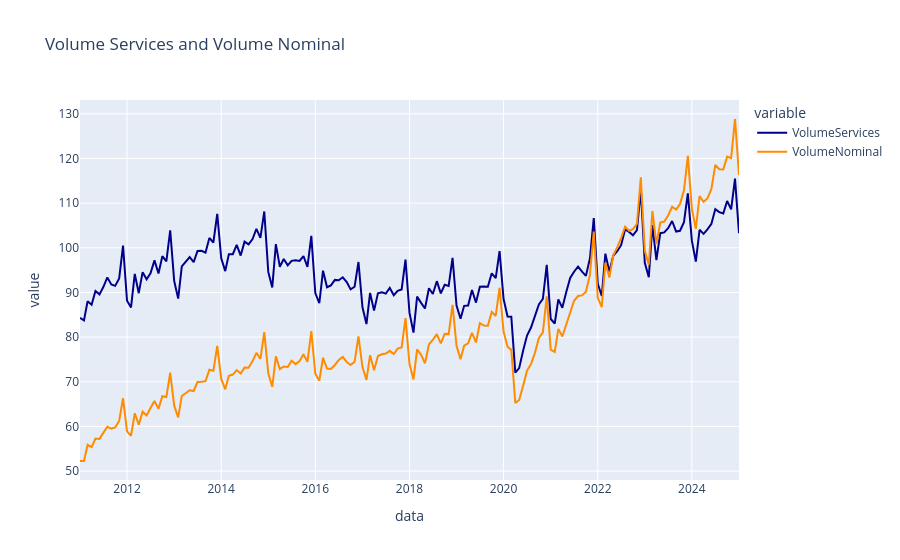

Notebook code cell kept with this figure:
### Markdown cell above
# VOLUME SERVIÇOS E VOLUME NOMINAL SERVIÇOS

### Code cell
import plotly.express as px
import pandas as pd

# Assuming 'VolumeServices' and 'VolumeNominal' are pandas DataFrames with a datetime index
# Create a combined DataFrame for plotting
combined_data = pd.DataFrame({
    'VolumeServices': VolumeServices.iloc[:, 0],  # Access the values of the first column
    'VolumeNominal': VolumeNominal.iloc[:, 0]    # Access the values of the first column
}, index=VolumeServices.index)  # Use the index from VolumeServices

fig = px.line(combined_data, x=combined_data.index, y=['VolumeServices', 'VolumeNominal'], title='Volume Services and Volume Nominal')

# Update line colors
fig.update_traces(selector=dict(name='VolumeServices'), line_color='#00008B')  # Dark blue for VolumeServices
fig.update_traces(selector=dict(name='VolumeNominal'), line_color='#FF8C00')  # Dark orange for VolumeNominal

# Set start date (replace '2020-01-01' with your desired start date)
fig.update_xaxes(range=['2011-01-01', combined_data.index.max()])

fig.show()

### Figure 1 — Plotly figure (JSON) as saved in the notebook; plotly's stock layout.template omitted (floating-point values rounded to 4 significant figures; data arrays with more than 128 entries replaced by an {"elided": "..."} marker saying what was removed)
{"data": [{"hovertemplate": "variable=VolumeServices<br>data=%{x}<br>value=%{y}<extra></extra>", "legendgroup": "VolumeServices", "line": {"color": "#00008B", "dash": "solid"}, "marker": {"symbol": "circle"}, "mode": "lines", "name": "VolumeServices", "orientation": "v", "showlegend": true, "type": "scatter", "x": {"elided": "169 str values"}, "xaxis": "x", "y": {"elided": "169 float values"}, "yaxis": "y"}, {"hovertemplate": "variable=VolumeNominal<br>data=%{x}<br>value=%{y}<extra></extra>", "legendgroup": "VolumeNominal", "line": {"color": "#FF8C00", "dash": "solid"}, "marker": {"symbol": "circle"}, "mode": "lines", "name": "VolumeNominal", "orientation": "v", "showlegend": true, "type": "scatter", "x": {"elided": "169 str values"}, "xaxis": "x", "y": {"elided": "169 float values"}, "yaxis": "y"}], "layout": {"legend": {"title": {"text": "variable"}, "tracegroupgap": 0}, "title": {"text": "Volume Services and Volume Nominal"}, "xaxis": {"anchor": "y", "domain": [0, 1], "range": ["2011-01-01", "2025-01-01T00:00:00"], "title": {"text": "data"}}, "yaxis": {"anchor": "x", "domain": [0, 1], "title": {"text": "value"}}}}
